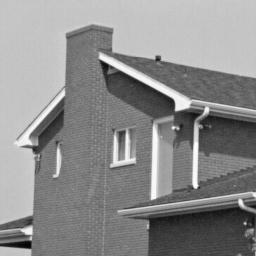
#> input picture TME6/img/house2.png, 256 x 256 px
$ jupyter execute TME6.ipynb   (older library calls are emulated)
#> lines starting #> are read from the running program, lines starting #| are printed output that depends on the picture; after the words box and inside, x2 and y2 are one past the last pixel; in counts of white or black regions, pixels touching at a corner belong together
### TME6/utils.py
import numpy as np
import matplotlib.pyplot as plt
from numpy.fft import fft2,fftshift
from PIL import Image
# for interactive ploting, see surf() below

from matplotlib import cm
from matplotlib.colors import Normalize
from mpl_toolkits.mplot3d import Axes3D
from scipy.signal import convolve2d

# [67 lines left out: functions openImage, countPixels, replacePixels, normalizeImage, inverteImage, computeHistogram and 2 more, not called in this run]

def computeFT(I):
    """ Array -> Array[complex] """
    return fft2(I)

def toVisualizeFT(If):
    """ Array[complex] -> Array[float] """
    return fftshift(np.abs(If))

def toVisualizeLogFT(If):
    """ Array[complex] -> Array[float] """
    return fftshift(np.log(1+np.abs(If)))


def rotateImage(I,a):
    """ Array*float -> Array
        return a rotation of angle a (degree) of image I
    """
    return np.array(Image.fromarray(I).rotate(a, expand=True, fillcolor=127))

# [15 lines left out: functions sinusoid2d, shannonInterpolation, not called in this run]

def imshow(I,title=None):
    """ display an image """
    plt.figure(figsize=(500//80,500//80))
    plt.gray()
    plt.imshow(I)
    if title: plt.title(title)
    plt.show()

# [8 lines left out: function surf, not called in this run]

def niceDisplay14_bis(affichages,titres=None):
    """ list[Array]*list[str] -> NoneType
        display from 1 up to 4 images or vectors with optionnal titles
        2D arrays are displayed as image with imshow()
        1D arrays are displayed as curve with plot()
    """

    if not type(affichages) == type([]):
        affichages = [affichages]

    if titres is None:
        titres = ['',]*len(affichages)

    if not type(titres) == type([]):
        titres = [titres]

    nb_affichages = len(affichages)
    if nb_affichages >4 or nb_affichages < 1 :
        raise ValueError('niceDisplay_14 : affichage should be a list of length 1 up to 4')

    if nb_affichages != len(titres):
        raise ValueError('niceDisplay_14 : titres must have same length than affichage')
    plt.gray()
    fig , ax = plt.subplots(1,nb_affichages)
    fig.set_figheight(15)
    fig.set_figwidth(15)

    for i in range(0,nb_affichages):
        ax[i].imshow(affichages[i])
        ax[i].set_title(titres[i])

    plt.show()


def subSample2(I):
    return I[::2,::2]


def error(Xr,Xd,A,L):
    return np.abs(Xr - Xd).sum() / (2*A* L*L)


# [37 lines left out: functions imagePad, orientation, gaussianKernel, not called in this run]

def returnSobelDirv(I):
    Sx = np.asarray([[-1,0,1],[-2,0,2],[-1,0,1]])
    Sy = np.asarray([[-1,-2,-1],[0,0,0],[1,2,1]])
    Ix = convolve2d(I,Sx,mode='same')
    Iy = convolve2d(I,Sy,mode='same')
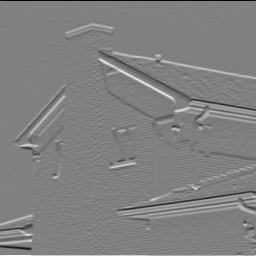
#> Iy: shape (256, 256) int64; min -808, max 792, mean 1.4; drawn with min black and max white
    Ig = np.sqrt(Ix **2+Iy**2)
    return Ix,Iy,Ig

# [45 lines left out: functions SobelDetector, LaplacianDetector, nms, not called in this run]


### TME6/TME6.ipynb
# Practical work 6 : Harris Corner Detector

The goal of this pratical work is to implement the Harris-Stephen's corners detector (C. Harris and M. Stephens. A combined corner and edge detector. In Proc. Fourth Alvey Vision Conference, pages 147–151, 1988).

Recall the Harris detector computes a map of corners from an image $I$:
$$
R(x,y) = \operatorname{det}(M) - k (\operatorname{trace}(M))^2, (x,y) \text{pixels}
$$
with $k\in[0.04, 0.06]$. $M$ is the auto-correlation of image $I$:
$$
M=\begin{pmatrix}
\sum_{x,y \in W} w(x,y)I_x^2 &
\sum_{x,y \in W} w(x,y)I_xI_y \\
\sum_{x,y \in W} w(x,y)I_xI_y &
\sum_{x,y \in W} w(x,y)I_y^2
\end{pmatrix}
=\begin{pmatrix}
A & B \\ C & D
\end{pmatrix}
$$
with $w(x,y)=\frac1{2\pi \sigma^2}e^{\frac{(x-x_c)^2 + (y-y_c)^2}{2\sigma^2}}$ a Gaussian mask centered on the window $W$. Partial derivatives $I_x$ and $I_y$ are estimated by one of the following kernels :
- Gradient:  $G_x = \begin{pmatrix} 0 & 0 & 0\\ 1 & 0 &-1 \\ 0 & 0 & 0 \end{pmatrix}$,
 $G_y = G_x^T$
- Prewitt: $G_x = \begin{pmatrix} 1 & 0 & -1\\ 1 & 0 &-1 \\ 1 & 0 & -1 \end{pmatrix}$,
 $G_y = G_x^T$
- Sobel: $G_x = \begin{pmatrix} 1 & 0 & -1\\ 2 & 0 &-2 \\ 1 & 0 & -1 \end{pmatrix}$,
 $G_y = G_x^T$


[cell 1]
import utils as ut

[cell 2]
# Load useful libraries
from PIL import Image
import matplotlib.pyplot as plt
import numpy as np
from scipy.signal import convolve2d

# Useful functions
def gaussianKernel(sigma):
    N = np.int(np.ceil(3*sigma))
    x = y = np.linspace(np.int(-3*sigma),np.int(3*sigma),2*N+1)
    X,Y = np.meshgrid(x,y)
    noyau = np.exp(-(X*X+Y*Y)/(2*sigma*sigma))
    return noyau/noyau.sum()

## Exercise 1: Harris response calculation

1) Write a function `computeR(I, scale, kappa)` that returns the Harris response $R$ from an image $I$ and a scale $scale$. You will use 5 steps:
- Computation of the directionnal derivate $I_x$ and $I_y$. Use the Sobel kernel.
- Computation of the products $I_x^2$, $I_y^2$, $I_x.I_y$.
- Computation of the convolution of $I_x^2$, $I_y^2$ and $I_x.I_y$ by a gaussian kernel of size N (use given function `gaussianKernel()`)
- Computation of $\operatorname{det}(M(x,y))$ and $\operatorname{trace}(M(x,y))$ for each pixel
- Computation of $R(x,y) = \operatorname{det}(M(x,y)) - k.(\operatorname{trace}(M(x,y)))^2$. You can use $k = 0.04$.

 You can compute the convolutions by using the ```scipy.signal.convolve2d``` function.

[cell 3]
def computeR(image,scale,kappa):
    """ Array[n, m]*float*float->Array[n, m]
    """
    Ix, Iy, Ig = ut.returnSobelDirv(image)
    a = convolve2d(Ix**2,gaussianKernel(scale),mode='same')
    b = convolve2d(Iy**2,gaussianKernel(scale),mode='same')
    c = convolve2d(Ix * Iy,gaussianKernel(scale),mode='same')
    M = np.asarray([[a,c],[c,b]])
    det = a*b - c*c
    trace = a + b
    return det - kappa * trace **2
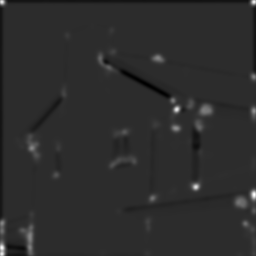
#> returned value: shape (256, 256) float64; min -630185619.5, max 2.97e+09, mean 11833692.7; drawn with min black and max white

2) Write a script that displays the Harris response for the image ```img/house2.png``` along with the original image. Use a gaussian window of size $W=15$ pixels.

    comme sigma = (W-1)/6 , pour W = 15 , sigma = 2.3

[cell 4]
house2 = np.array(Image.open('img/house2.png'))
ut.niceDisplay14_bis([house2,computeR(house2,2.3,0.04)],["original","harris reponse"])
#> in niceDisplay14_bis, `nb_affichages = len(affichages)`: nb_affichages = 2

3) Write in a few lines an interpretation of the results, explaining how the Harris response allows to detect and discriminate homogeneous areas, edges and corners.

Your answer...

## Exercise 2 : Harris corner detector
From the Harris response calculated at exercise 1, we will write all the functions needed for the Harris detector. Write the following functions:

1) A function `thresholdR(R, thres)` that calculates and returns the binary thresholding $R_b$ of the response $R$ according to the threshold $thres$

[cell 5]
def thresholdR(R, thres):
    """ Array[n, m] * float -> Array[n, m]
    """
#> called with thres = 10000000
    return np.where(R>thres,1,0)
#> returned value: shape (256, 256) int64; values 0 (black) and 1 (white), 9.5% white; 43 white regions (8 under 20 px), largest, box (x1, y1, x2, y2) and area: (14, 133, 44, 165) 527, (17, 210, 36, 256) 494, (191, 103, 215, 134) 467

2) A function `Rnms(R, Rbin)` that performs a non-maximum supression from the response $R$ and the binarized response $R_{bin}$. It returns the image $R_{locmax}$ (same size as $R$) =1 where $R_{bin}=1$ and the pixel has a greater value $R$ than its 8 nearest neighbors.

**Bonus**: Write a faster version of the script using Numpy function `np.roll()`.

[cell 6]
def rnms(R,Rbin):
    """ Array[n, m],Array[n, m] -> Array[n, m]
    """

    out = np.zeros(R.shape)
    for x in range(1,out.shape[0]-1):
        for y in range(1,out.shape[1]-1):
            if Rbin[x][y] == 1 and (np.amax(R[x-1:x+2, y-1:y+2]) == R[x][y]):
                out[x][y] = 1
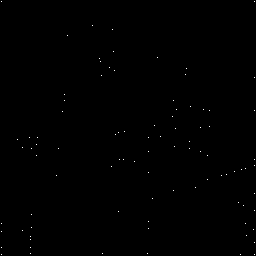
#> out: shape (256, 256) float64; values 0 (black) and 1 (white), 0.14% white in thin lines or dots
    return out

[cell 7]
def rnms_roll(R,Rbin):
    """ Array[n, m],Array[n, m] -> Array[n, m]
    """
    bottom = np.roll(R,1,axis=0)
    left = np.roll(R,-1,axis=0)
    top = np.roll(R,1,axis=1)
    right = np.roll(R,-1,axis=1)

    cond = (R > bottom) & (R > left) & (R > top) & (R > right) & (Rbin == 1)

    return np.where(cond==True,1,0)

3) Write a function ``cornerDetector(image, scale, kappa, thresh)`` that returns an array of the same size as the image. The array takes two values: 1 where a corner is detected and 0 elsewhere.

[cell 8]
def cornerDetector(image, sigma, kappa, thres):
    """ Array[n, m]*float*float*float -> Array[n, m]
    """

    R = computeR(image,sigma,kappa)
    Rbin = thresholdR(R,thres)
    return rnms(R,Rbin)

4 ) Display the detected corners on the original image for the image ```img/house2.png```. Each detected corner will be displayed as a small red disk. You can use the functions ```np.nonzero()``` and ```plt.scatter()``` to that purpose.

[cell 9]
c = cornerDetector(house2,2,0.04,10e6)
ut.imshow(c)

[cell 10]
plt.figure(figsize=(10,10))
plt.imshow(house2, cmap="gray")
plt.scatter(np.nonzero(c)[1],np.nonzero(c)[0], color="red",marker="o")
plt.show()
#> figure, not shown here; palette indices are drawn, not the picture's colours

5) Evaluate the performances of the corner detector. Try to find good values for Sigma and Threshold.

    evaluation en fonction de sigma :

[cell 11]
for s in range(1,5):
    c = cornerDetector(house2,s,0.04,10e6)
    plt.figure(figsize=(10,10))
    plt.imshow(house2, cmap="gray")
    plt.scatter(np.nonzero(c)[1],np.nonzero(c)[0], color="red",marker="o")
    plt.title("sigma = {} thres = 10e6".format(s))
    plt.show()
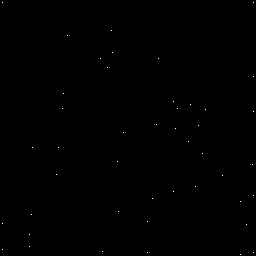
#> c: shape (256, 256) float64; values 0 (black) and 1 (white), 0.07% white in thin lines or dots

    evaluation en fonction de threshold :

[cell 12]
for s in range(4,9):
    c = cornerDetector(house2,2,0.04,10 ** s)
    plt.figure(figsize=(10,10))
    plt.imshow(house2, cmap="gray")
    plt.scatter(np.nonzero(c)[1],np.nonzero(c)[0], color="red",marker="o")
    plt.title("sigma = 2.3 thres ={}".format(10 ** s))
    plt.show()
#> this loop made 5 passes
#> pass 1, `plt.show()`:
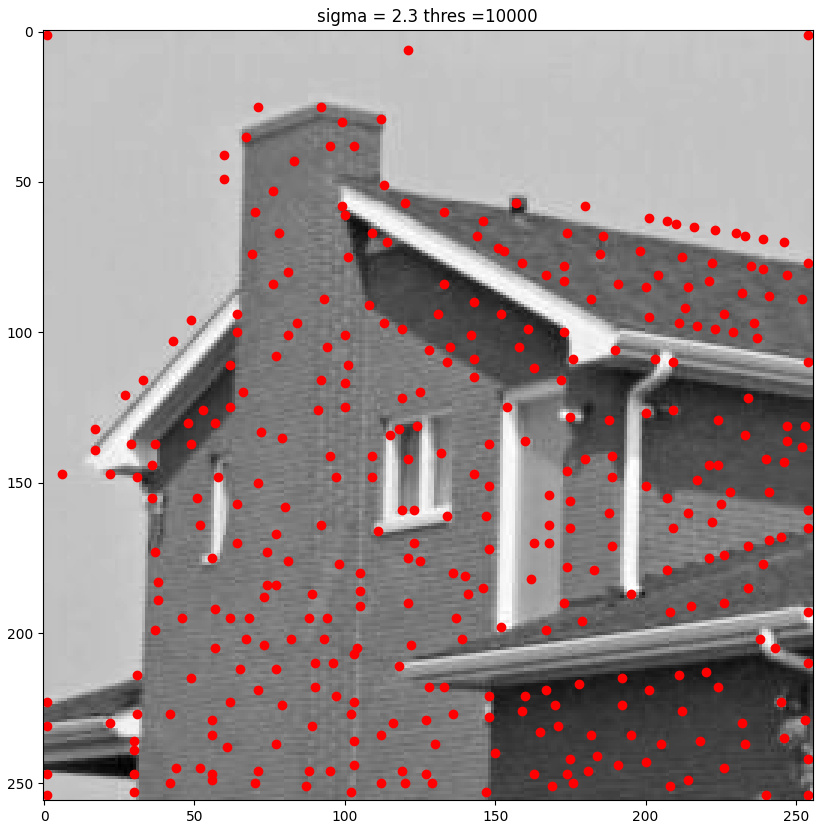
#> figure drawn by matplotlib, 1 panel; palette indices are drawn, not the picture's colours
#> pass 2, in cornerDetector (call 7), `Rbin = thresholdR(R,thres)`:
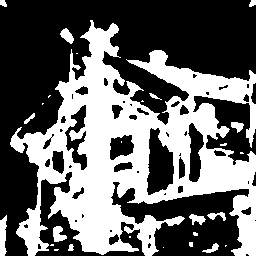
#> Rbin: shape (256, 256) int64; values 0 (black) and 1 (white), 40.5% white; 27 white regions (14 under 20 px), largest, box (x1, y1, x2, y2) and area: (10, 20, 256, 256) 25421, (0, 215, 7, 256) 225, (53, 226, 67, 242) 150
#> after the loop: c: shape (256, 256) float64; values 0 (black) and 1 (white), 0.1% white in thin lines or dots

    des bonnes valeurs de sigma et threshold sont (2,10e6) pour cette image

## Exercise 3 : Properties of Harris corner detector

The goal of this exercice is to study some invariance properties of Harris detector.

1) Write a script that detects the corners on the images ```img/toyHorse1.png``` and ```img/toyHorse2.png``` with a scale of 15 and appropriate threshold value. Display the detected corners on the images.

[cell 13]
toyHorse1 = np.array(Image.open('img/toyHorse1.png'))
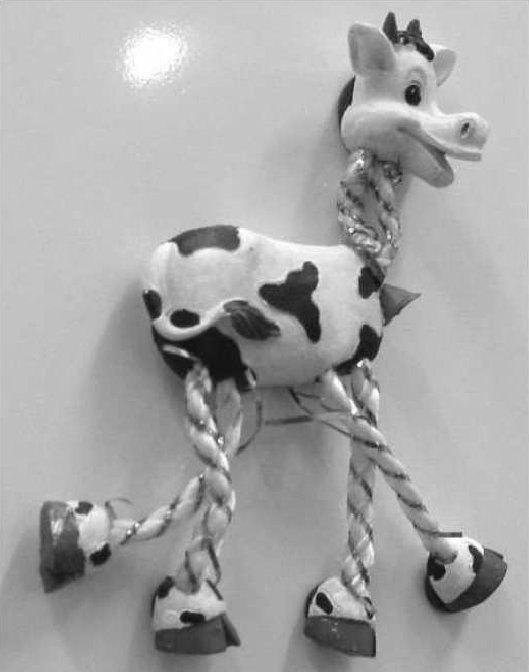
#> input picture TME6/img/toyHorse1.png, 529 x 672 px
#> toyHorse1 is the input picture: shape (672, 529); min 1, max 255, mean 166.5
toyHorse2 = np.array(Image.open('img/toyHorse2.png'))
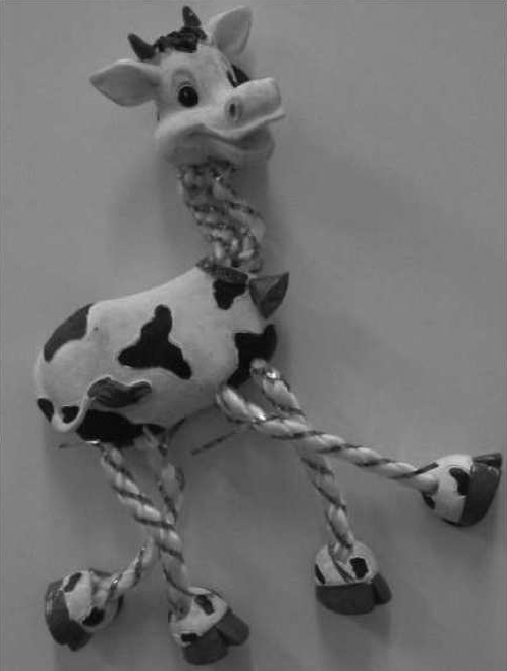
#> input picture TME6/img/toyHorse2.png, 507 x 671 px
#> toyHorse2 is the input picture: shape (671, 507); min 0, max 253, mean 111.7

c1 = cornerDetector(toyHorse1,2,0.04,10e6)
#> in computeR (call 12), `c = convolve2d(Ix * Iy,gaussianKernel(scale),mode='same')`:
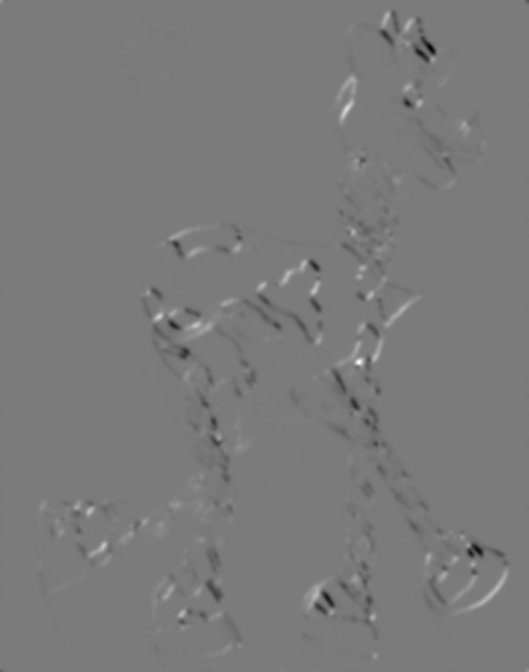
#> c: shape (672, 529) float64; min -54460.4, max 58312.2, mean -139.1; drawn with min black and max white
#> in thresholdR (call 11), `return np.where(R>thres,1,0)`:
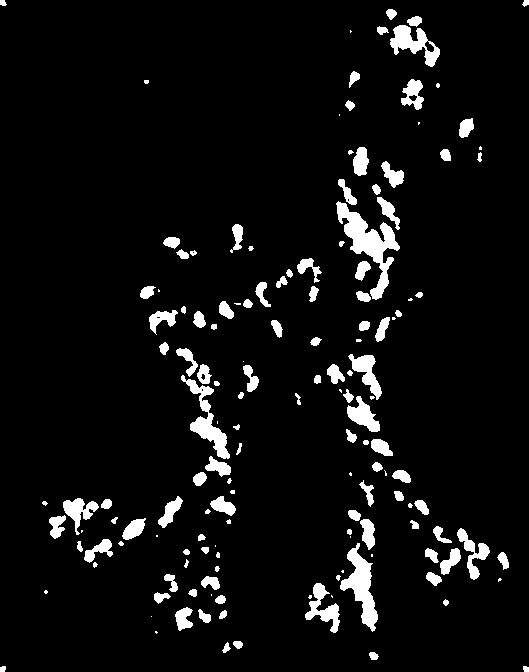
#> returned value: shape (672, 529) int64; values 0 (black) and 1 (white), 6% white; 151 white regions (36 under 20 px), largest, box (x1, y1, x2, y2) and area: (336, 201, 400, 300) 2023, (340, 543, 378, 632) 1361, (181, 375, 230, 459) 1151
#> in rnms (call 11), `out = np.zeros(R.shape)`: out: shape (672, 529) float64; every value is 0
c2 = cornerDetector(toyHorse2,2,0.04,10e6)

plt.figure(figsize=(10,10))
plt.imshow(toyHorse1, cmap="gray")
plt.scatter(np.nonzero(c1)[1],np.nonzero(c1)[0], color="red",marker="o")
plt.show()


plt.figure(figsize=(10,10))
plt.imshow(toyHorse2, cmap="gray")
plt.scatter(np.nonzero(c2)[1],np.nonzero(c2)[0], color="red",marker="o")
plt.show()

2) What are the dynamic ranges of these two images ?

[cell 14]
print("dynamic range toyHorse1 :", toyHorse1.max()-toyHorse1.min())
#| dynamic range toyHorse1 : 254
print("dynamic range toyHorse2 :", toyHorse2.max()-toyHorse2.min())
#| dynamic range toyHorse2 : 253

3) What are the transformations beetween the two images ?

    les transfprmations sont: la rotation, le point de vue et l'eclairage.

4) Using a fixed threshold, is the detection invariant to rotation ? To affine transformation of brightness ?

    pour l'image ci-dessus on ne peut pas dire que la detection est invariante par rotation ou pas car on a plusieurs transformation entre les deux images, par contre on sait que Harris est invariant par rotation mais pas pour brightness. ( exemple ci-dessus).

[cell 15]
c = cornerDetector(house2,2,0.04,10e6)
plt.figure(figsize=(10,10))
plt.imshow(house2, cmap="gray")
plt.scatter(np.nonzero(c)[1],np.nonzero(c)[0], color="red",marker="o")
plt.show()


house2_rot = ut.rotateImage(house2,90)
c = cornerDetector(house2_rot,2.3,0.04,10e6)
plt.figure(figsize=(10,10))
plt.imshow(house2_rot, cmap="gray")
plt.scatter(np.nonzero(c)[1],np.nonzero(c)[0], color="red",marker="o")
plt.show()
